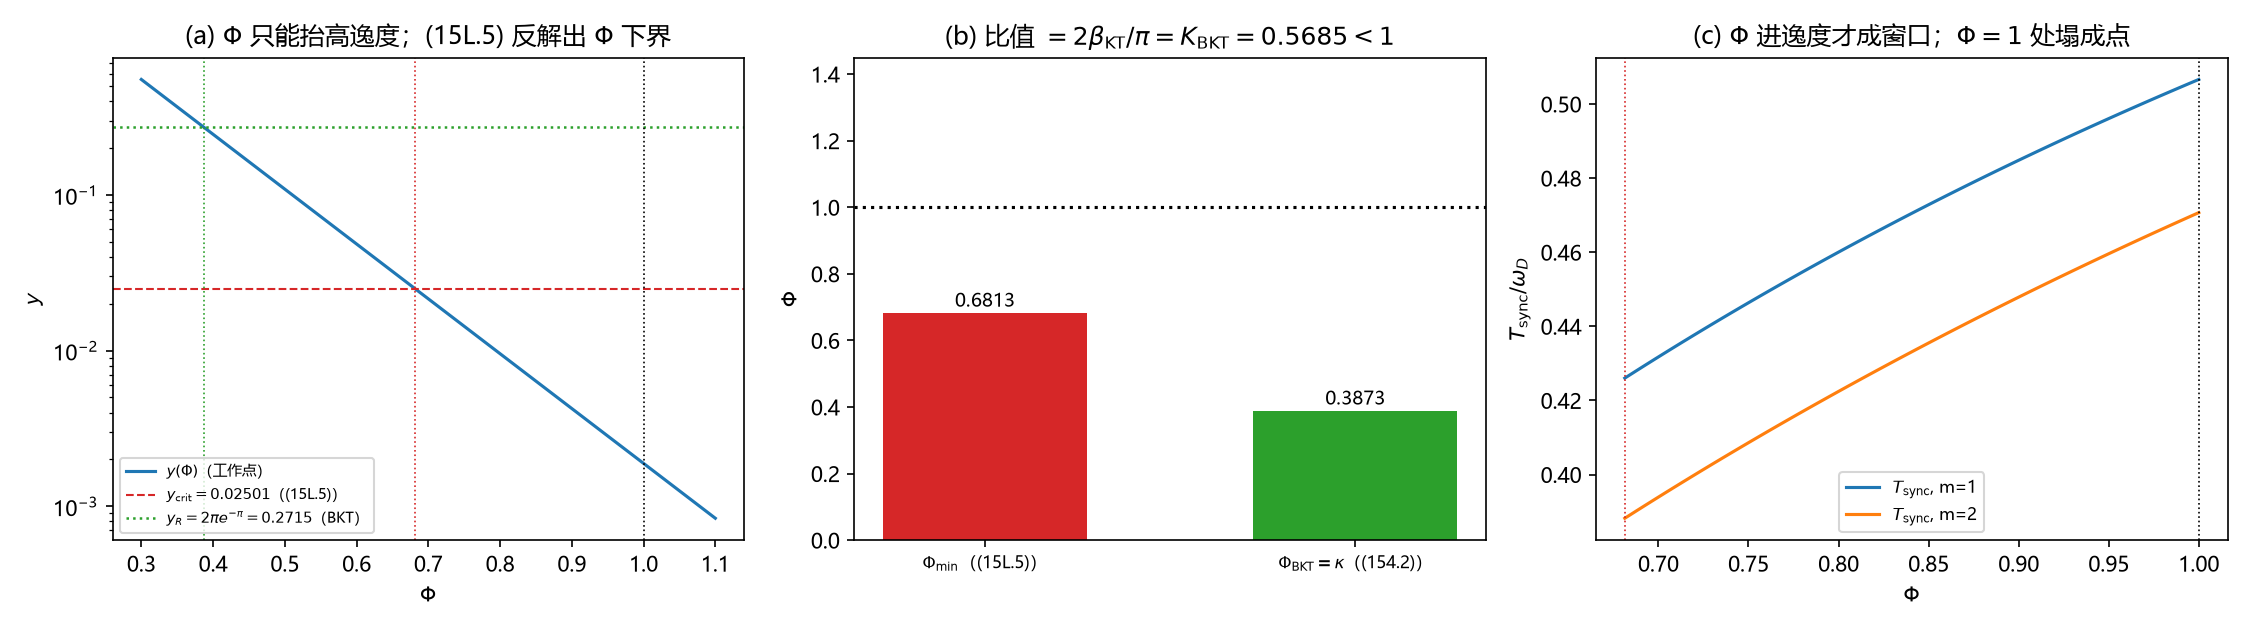

Recreate this plot in Python.
# -*- coding: utf-8 -*-
"""环 15 / 审-6 重开（第 189 轮）：Phi 是否进入 (15L.3) —— 逸度窗口的授权域与 BKT 钉住的冲突

登记口径（不新引参数）：
- (15L.3)：y = 2*pi*exp(-E_c/(k_B T))，E_c = (pi^2/2)*Upsilon，Upsilon = Upsilon_0*w(T)*Phi(T)（185 轮写法）
- (15L.5)：y(T_c) <= y_crit = 2*pi*exp(-pi^2/(2*beta_KT)) = 0.02501（beta_KT=0.89294）
- (19P.24)/(154.2)：Phi(p_pair(T_c)) = Phi_c = kappa = 2*k_B*T_c/(pi*Upsilon_bond*w_c)
- (19W.1)：Upsilon_0 = Upsilon(0) = Upsilon_bond（T->0 时 w(0)=1、Phi(1)=1），故 kappa 用 Upsilon_0 表示

本脚本只做四件事（理论自显影，不做数据对照）：
1. y(Phi) 的单调性（Phi 只能抬高逸度；核对 TargetPropPhiMono）；
2. (15L.5) 反解出的 Phi 下界闭式 Phi_min（核对 TargetPropPhiMinEq）；
3. BKT 钉住处 y 的普适值 2*pi*exp(-pi)=0.27150（核对 TargetPropPhiBktVal）；
4. 两者的比值 = 2*beta_KT/pi = K_BKT = 0.5685 < 1（核对 TargetPropPhiConflict），并给 T_sync 的塌缩。
"""
import json
import numpy as np
import matplotlib
matplotlib.use("Agg")
import matplotlib.pyplot as plt
from scipy.stats import chi2
from scipy.optimize import brentq

plt.rcParams["font.sans-serif"] = ["Microsoft YaHei", "SimHei", "DejaVu Sans"]
plt.rcParams["axes.unicode_minus"] = False

PC = 0.592746
NU = 9.0
TC = 0.3
XC = 4.5
BETA_K = 0.89294
UPS0_WP = 2.0 * 3.207211 / np.pi ** 2      # 0.6499168


def w(x, n=40001):
    if x <= 0.0:
        return 1.0
    u = np.linspace(0.0, 1.0, n)
    return float(2.0 * np.trapezoid(u * np.tanh(u / (2.0 * x)), u))


WC = w(TC)
Y_CRIT = 2.0 * np.pi * np.exp(-np.pi ** 2 / (2.0 * BETA_K))
Y_R = 2.0 * np.pi * np.exp(-np.pi)
K_BKT_JUMP = 2.0 * BETA_K / np.pi          # 普适跳变（同一单位制）

fug = lambda Phi: 2.0 * np.pi * np.exp(-np.pi ** 2 * (UPS0_WP * WC * Phi) / (2.0 * TC))

# ---- 1. y(Phi) 单调（Phi 增 => y 减）----
PHI_MIN = (2.0 * TC / (np.pi ** 2 * UPS0_WP * WC)) * np.log(2.0 * np.pi / Y_CRIT)
Phis = np.linspace(0.30, 1.10, 200)
ys = np.array([fug(float(p)) for p in Phis])
out = {"y_crit": Y_CRIT, "y_R": Y_R, "K_BKT_jump": K_BKT_JUMP,
       "y_strict_decreasing_in_Phi": bool(np.all(np.diff(ys) < 0)),
       "y_at_Phi_1": fug(1.0), "y_at_Phi_min": fug(PHI_MIN)}

# ---- 2. Phi 下界闭式（(15L.5) 反解）----
out["phi_min"] = PHI_MIN
out["y_at_phi_min_byself"] = float(2.0 * np.pi * np.exp(
    -np.pi ** 2 * (UPS0_WP * WC * PHI_MIN) / (2.0 * TC)))
out["phi_min_matches_185"] = bool(abs(PHI_MIN - 0.6813472) < 1e-6)

# ---- 3. BKT 钉住：Phi_BKT = kappa，y 的普适值 ----
PHI_BKT = 2.0 * TC / (np.pi * UPS0_WP * WC)
out["phi_bkt_kappa"] = PHI_BKT
out["y_at_phi_bkt"] = float(2.0 * np.pi * np.exp(
    -np.pi ** 2 * (UPS0_WP * WC * PHI_BKT) / (2.0 * TC)))
out["y_at_phi_bkt_is_yR"] = bool(abs(out["y_at_phi_bkt"] - Y_R) < 1e-12)
out["phi_bkt_lt_phi_min"] = bool(PHI_BKT < PHI_MIN)
out["ratio_phi_bkt_over_phi_min"] = PHI_BKT / PHI_MIN
out["ratio_identity_2beta_over_pi"] = K_BKT_JUMP

# ---- 4. no-go：beta_KT < pi/2 <=> y(1/beta) < y(2/pi) ----
y_at_inv_beta = float(2.0 * np.pi * np.exp(-np.pi ** 2 * (1.0 / BETA_K) / 2.0))
y_at_2_over_pi = float(2.0 * np.pi * np.exp(-np.pi ** 2 * (2.0 / np.pi) / 2.0))
out["beta_lt_half_pi"] = bool(BETA_K < np.pi / 2)
out["y_inv_beta"] = y_at_inv_beta
out["y_2_over_pi"] = y_at_2_over_pi
out["no_go_holds"] = bool(y_at_inv_beta < y_at_2_over_pi)

# ---- T_sync 随 Phi 的塌缩（Phi 从 Phi_min 到 1）----
p_pair = lambda T: 1.0 - chi2.cdf(XC * WC / w(T), NU)


def t_of(T, m, Phi):
    y = 2.0 * np.pi * np.exp(-np.pi ** 2 * (UPS0_WP * w(T) * Phi) / (2.0 * T))
    return 1.0 + m * np.log(1.0 - y) / np.log(p_pair(T))


def solve_tsync(m, Phi):
    f = lambda T: p_pair(T) * (1.0 - 2.0 * np.pi * np.exp(
        -np.pi ** 2 * (UPS0_WP * w(T) * Phi) / (2.0 * T))) ** m - PC
    try:
        return float(brentq(f, 1e-6, 0.75, xtol=1e-12))
    except ValueError:
        return None


Tsync = {}
for lab, Phi in (("Phi_min", PHI_MIN), ("Phi=1", 1.0)):
    for m in (1, 2):
        Tsync[f"{lab}_m{m}"] = solve_tsync(m, Phi)
out["Tsync_Phi_min"] = [Tsync["Phi_min_m1"], Tsync["Phi_min_m2"]]
out["Tsync_Phi_1"] = [Tsync["Phi=1_m1"], Tsync["Phi=1_m2"]]

# ---- 图：三面板 ----
fig, axes = plt.subplots(1, 3, figsize=(15, 4.2))
ax = axes[0]
ax.plot(Phis, ys, "C0", label="$y(\\Phi)$（工作点）")
ax.axhline(Y_CRIT, color="C3", ls="--", lw=1.0, label="$y_{\\rm crit}=0.02501$（(15L.5)）")
ax.axhline(Y_R, color="C2", ls=":", lw=1.2, label="$y_R=2\\pi e^{-\\pi}=0.2715$（BKT）")
ax.axvline(PHI_MIN, color="C3", ls=":", lw=0.8)
ax.axvline(PHI_BKT, color="C2", ls=":", lw=0.8)
ax.axvline(1.0, color="k", ls=":", lw=0.8)
ax.set(xlabel="$\\Phi$", ylabel="$y$", title="(a) $\\Phi$ 只能抬高逸度；(15L.5) 反解出 $\\Phi$ 下界")
ax.set_yscale("log")
ax.legend(fontsize=7)

ax = axes[1]
bars = [PHI_MIN, PHI_BKT]
ax.bar([0, 1], bars, color=["C3", "C2"], width=0.55)
ax.axhline(1.0, color="k", ls=":")
for i, v in enumerate(bars):
    ax.text(i, v + 0.02, f"{v:.4f}", ha="center", fontsize=9)
ax.set_xticks([0, 1])
ax.set_xticklabels(["$\\Phi_{\\min}$（(15L.5)）", "$\\Phi_{\\rm BKT}=\\kappa$（(154.2)）"], fontsize=8)
ax.set(ylabel="$\\Phi$", title="(b) 比值 $=2\\beta_{\\rm KT}/\\pi=K_{\\rm BKT}=0.5685<1$")
ax.set_ylim(0, 1.45)

ax = axes[2]
phi_grid = np.linspace(PHI_MIN, 1.0, 60)
for m, c in ((1, "C0"), (2, "C1")):
    ts = [solve_tsync(m, float(p)) for p in phi_grid]
    ax.plot(phi_grid, [t if t is not None else np.nan for t in ts], c, label=f"$T_{{\\rm sync}}$, m={m}")
ax.axvline(PHI_MIN, color="C3", ls=":", lw=0.8)
ax.axvline(1.0, color="k", ls=":", lw=0.8)
ax.set(xlabel="$\\Phi$", ylabel="$T_{\\rm sync}/\\omega_D$", title="(c) $\\Phi$ 进逸度才成窗口；$\\Phi=1$ 处塌成点")
ax.legend(fontsize=8)

fig.tight_layout()
fig.savefig("环15锁定概率_Φ授权域与BKT钉住冲突.png", dpi=150)
with open("环15锁定概率_Φ授权域与BKT钉住冲突.json", "w", encoding="utf-8") as fh:
    json.dump(out, fh, ensure_ascii=False, indent=2)
print(json.dumps(out, ensure_ascii=False, indent=2))
